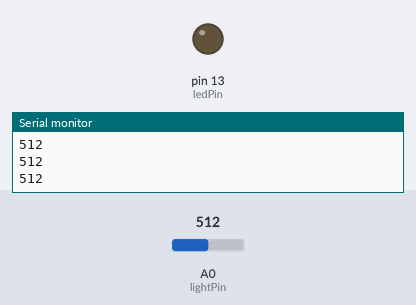
Simulated run of this sketch. Board: Arduino Uno, built with avr-gcc and run on an emulated ATmega328P. Shown: output pins drawn as LEDs (lit = HIGH), the last lines printed to the serial monitor. The test bench sets the inputs (shaded band); at power-on: A0 (lightPin) = 512.

Above: at 1.2 s.
1.3 s: A0 (lightPin) set to 910
2.8 s: A0 (lightPin) set to 928
At 3.3 s:
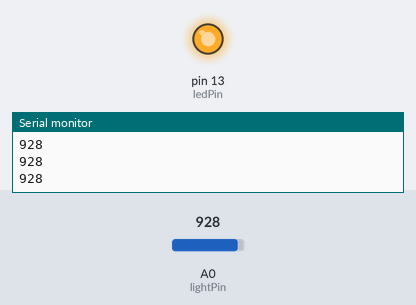
4.3 s: A0 (lightPin) set to 900
At 5.4 s:
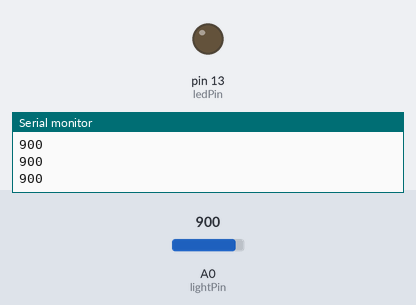
5.8 s: A0 (lightPin) set to 1023
At 6.6 s:
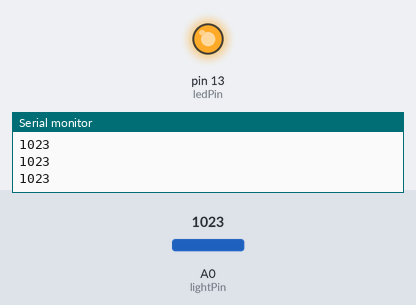
Timing chart, 0 to 8.3 s (numbered marks = the images above; inputs shaded):
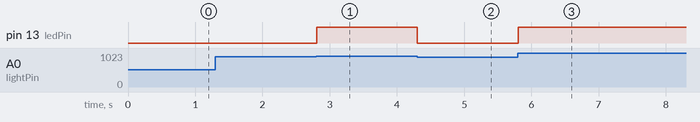

The sketch:

darknessControlledLED.ino
```cpp
// DARKNESS ACTIVATED LED

int lightPin = A0;      // Pin connected to the photoresistor
int ledPin = 13;        // Pin connected to the LED
int lightIntensity = 920;    // Threshold value to determine the amount of light

void setup() {
  Serial.begin(9600);    // Start serial communication
  pinMode(ledPin, OUTPUT);    // Setting LED as an output
}

void loop() {
  int darknessLevel = analogRead(lightPin);    // Read the value of the photoresistor
  Serial.println(darknessLevel);    // Write the value to the serial monitor

  // Check if the darkness level is above the threshold
  if (darknessLevel > lightIntensity) {
    digitalWrite(ledPin, HIGH);     // Turn on the LED
  } else {
    digitalWrite(ledPin, LOW);    // Turn off the LED
  }
  delay(10);
}
```

Measured:
- the behaviour switches between 920 and 921 on A0 (lightPin) (found by bisection; images 0 and 1)
- after the input at 2.8 s, pin 13 (ledPin): LOW → HIGH at once
- after the input at 4.3 s, pin 13 (ledPin): HIGH → LOW at once
- after the input at 5.8 s, pin 13 (ledPin): LOW → HIGH at once
